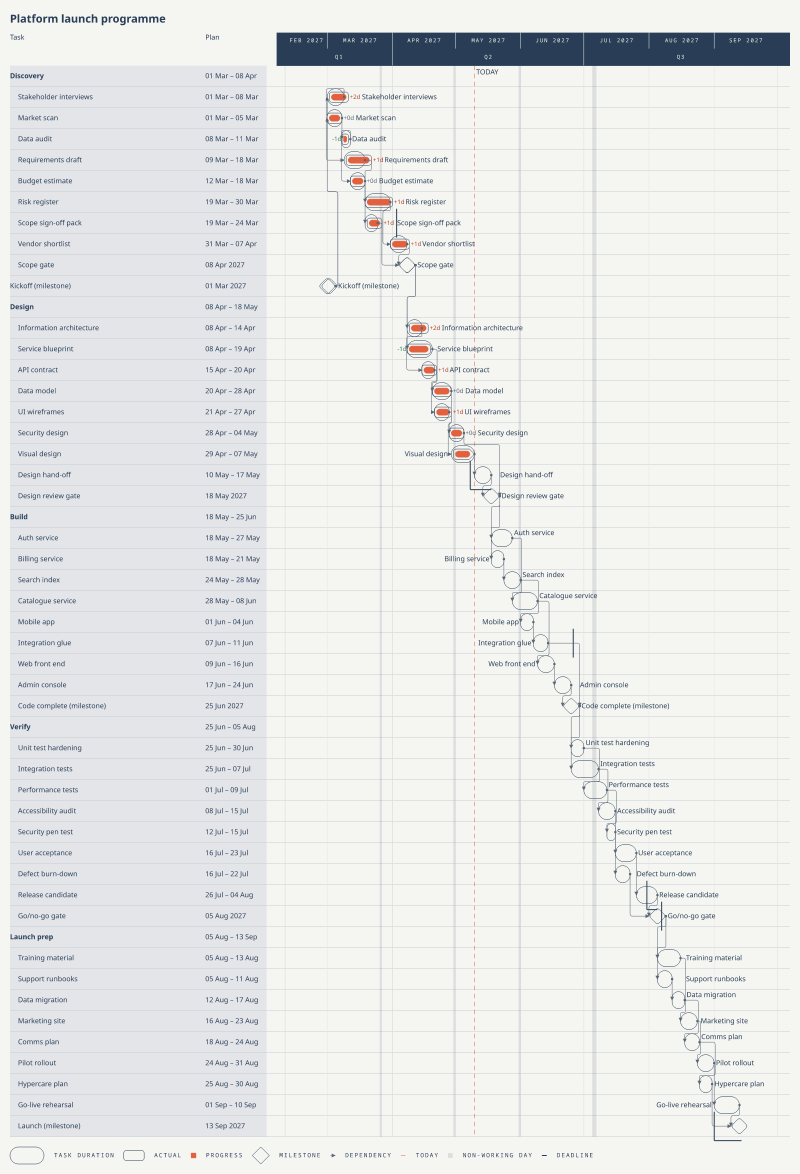
#> input picture trial-13/out_dl/chrona-default-draft.png, 1600 x 2348 px, given in place of chrona-default-draft.png.png, which was not available (shown at 1/2 size)
$ python dl_sheet.py out_dl/chrona-default-draft.png
#> lines starting #> are read from the running program, lines starting #| are printed output that depends on the picture
### trial-13/cvd.py
"""Machado et al. 2009 (severity 1.0) colour-vision-deficiency simulation, CIEDE2000, legend analysis."""
import json, re, sys, itertools
from pathlib import Path
import numpy as np
from PIL import Image

M = {
    "protan": np.array([[0.152286, 1.052583, -0.204868], [0.114503, 0.786281, 0.099216], [-0.003882, -0.048116, 1.051998]]),
    "deutan": np.array([[0.367322, 0.860646, -0.227968], [0.280085, 0.672501, 0.047413], [-0.011820, 0.042940, 0.968881]]),
    "tritan": np.array([[1.255528, -0.076749, -0.178779], [-0.078411, 0.930809, 0.147602], [0.004733, 0.691367, 0.303900]]),
}


def to_lin(c):
    c = np.asarray(c, dtype=float)
    return np.where(c <= 0.04045, c / 12.92, ((c + 0.055) / 1.055) ** 2.4)


def to_srgb(c):
    c = np.clip(c, 0, 1)
    return np.where(c <= 0.0031308, 12.92 * c, 1.055 * c ** (1 / 2.4) - 0.055)


def simulate_rgb(rgb01, kind):
    if kind == "normal":
        return rgb01
    lin = to_lin(rgb01)
    return to_srgb(lin @ M[kind].T)


def simulate_png(src, dst, kind):
#> called with kind = 'deutan'
    im = Image.open(src).convert("RGBA")
#> im is the input picture: PIL image 1600x2348 RGBA; mean R, G, B, A 231.9, 233, 232.4, 255
    a = np.asarray(im).astype(float) / 255.0
    rgb = simulate_rgb(a[..., :3], kind)
#> in to_lin, `return np.where(c <= 0.04045, c / 12.92, ((c + 0.055) / 1.055) ** 2.4)`:
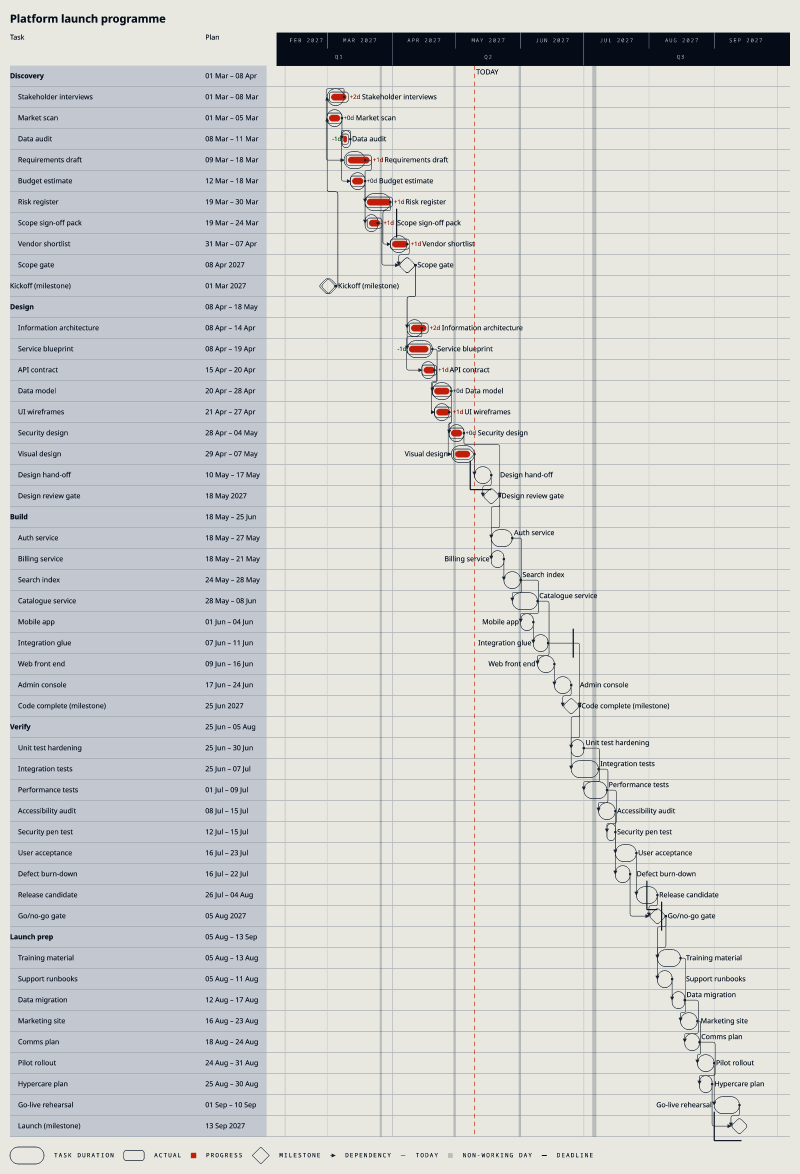
#> returned value: shape (2348, 1600, 3) float64 (shown at 1/2 size); mean of channels 0, 1, 2 0.829, 0.835, 0.825; drawn as R, G, B
    outa = np.concatenate([rgb, a[..., 3:]], axis=-1)
    Image.fromarray((outa * 255 + 0.5).astype(np.uint8), "RGBA").save(dst)


# [45 lines left out: functions rgb_to_lab, de2000, not called in this run]


def hex01(h):
    h = h.lstrip("#")
    return np.array([int(h[i:i + 2], 16) / 255 for i in (0, 2, 4)])


# [55 lines left out: functions legend_swatches, analyse, not called in this run]


# [12 lines that do not run on import are left out]

### trial-13/dl_sheet.py
"""Deadline review sheets from out_dl: 4 visions, crop around gate/deadline area (bottom rows) and one task deadline."""
import json, sys
from pathlib import Path
from PIL import Image, ImageDraw
from cvd import simulate_png

out = Path("out_dl")
(out / "sim").mkdir(exist_ok=True)
(out / "review").mkdir(exist_ok=True)
V = ("normal", "deutan", "protan", "tritan")
for pid in sys.argv[1:]:
    for v in V[1:]:
        simulate_png(out / f"{pid}.png", out / "sim" / f"{pid}.{v}.png", v)
#> (the run stopped early here; a loop or call above may not have finished)

$ run again, on trial-13/out_dl/executive-light.png
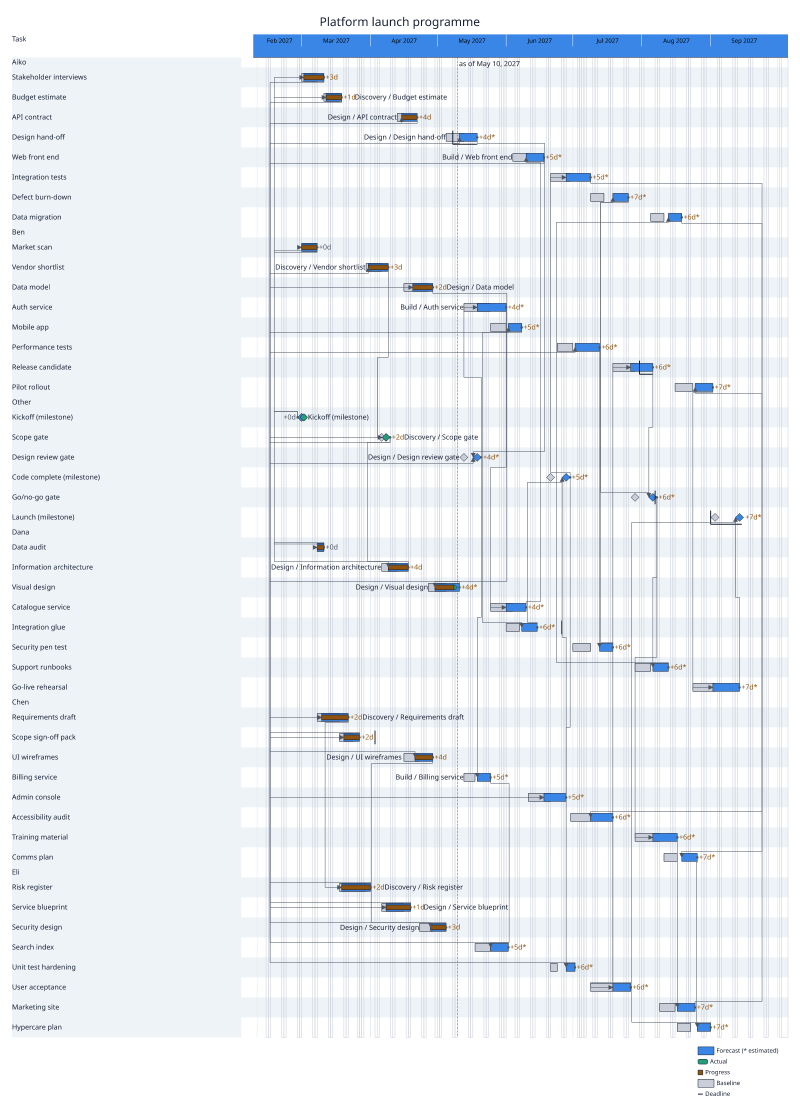
#> input picture trial-13/out_dl/executive-light.png, 1600 x 2218 px, given in place of executive-light.png.png, which was not available (shown at 1/2 size)
#> in simulate_png, im is the input picture: PIL image 1600x2218 RGBA; mean R, G, B, A 234.8, 239, 244.1, 255
#> in to_lin, `return np.where(c <= 0.04045, c / 12.92, ((c + 0.055) / 1.055) ** 2.4)`:
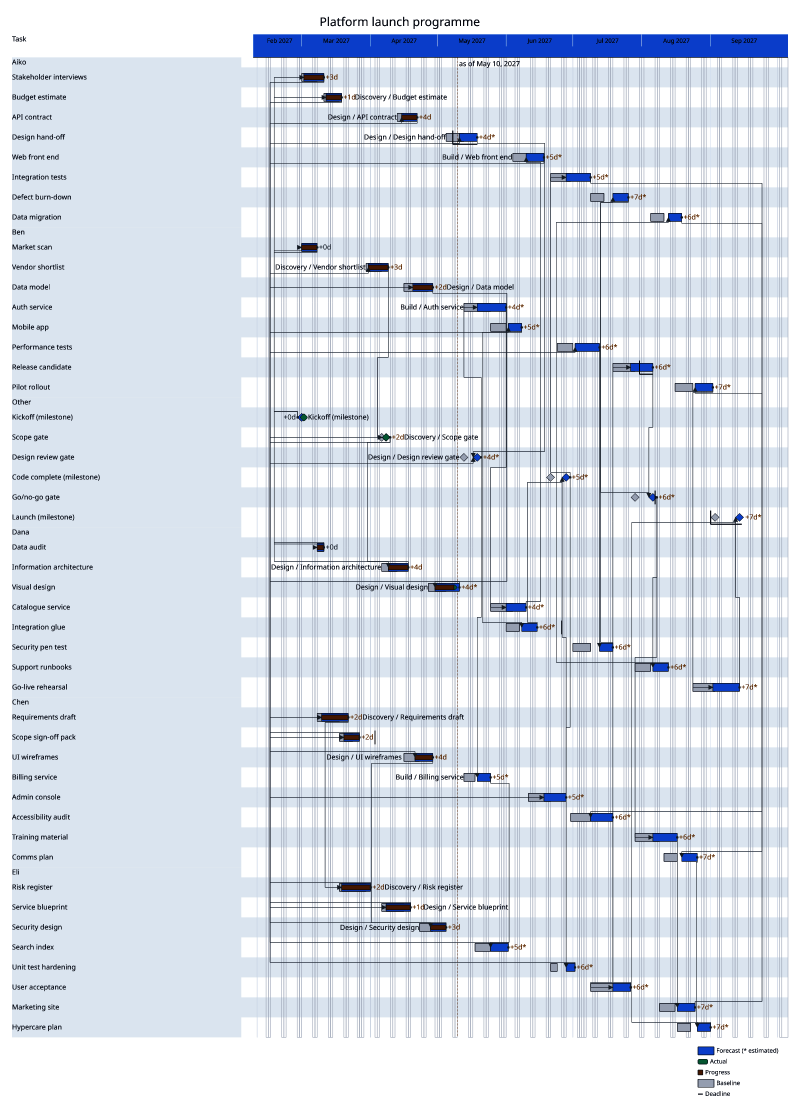
#> returned value: shape (2218, 1600, 3) float64 (shown at 1/2 size); mean of channels 0, 1, 2 0.856, 0.883, 0.919; drawn as R, G, B

$ run again, on trial-13/out_dl/mission-light.png
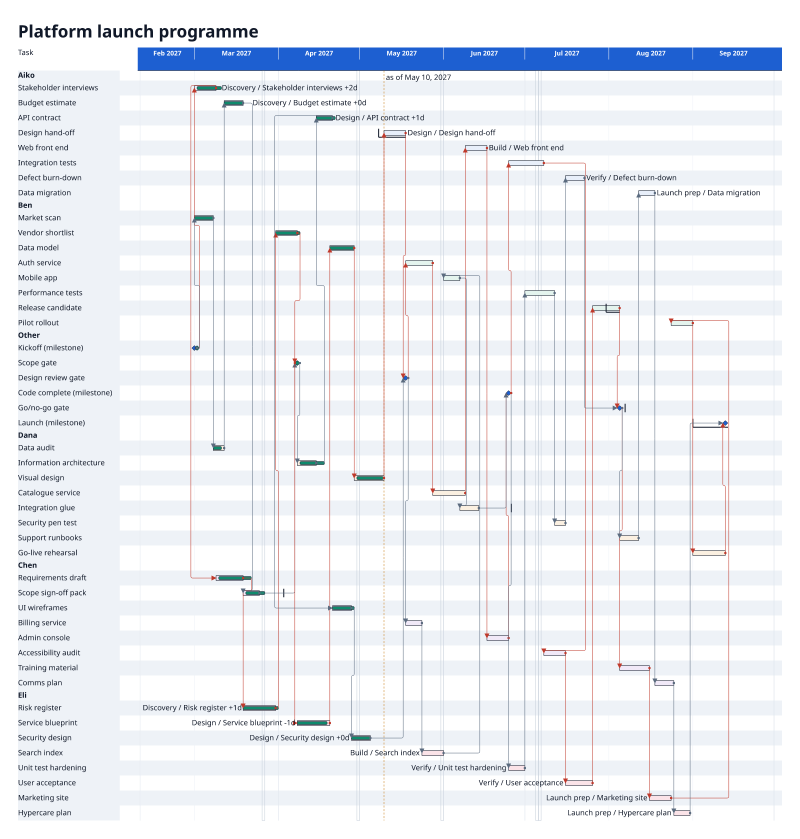
#> input picture trial-13/out_dl/mission-light.png, 1600 x 1678 px, given in place of mission-light.png.png, which was not available (shown at 1/2 size)
#> in simulate_png, im is the input picture: PIL image 1600x1678 RGBA; mean R, G, B, A 237.4, 240.1, 245, 255
#> in to_lin, `return np.where(c <= 0.04045, c / 12.92, ((c + 0.055) / 1.055) ** 2.4)`:
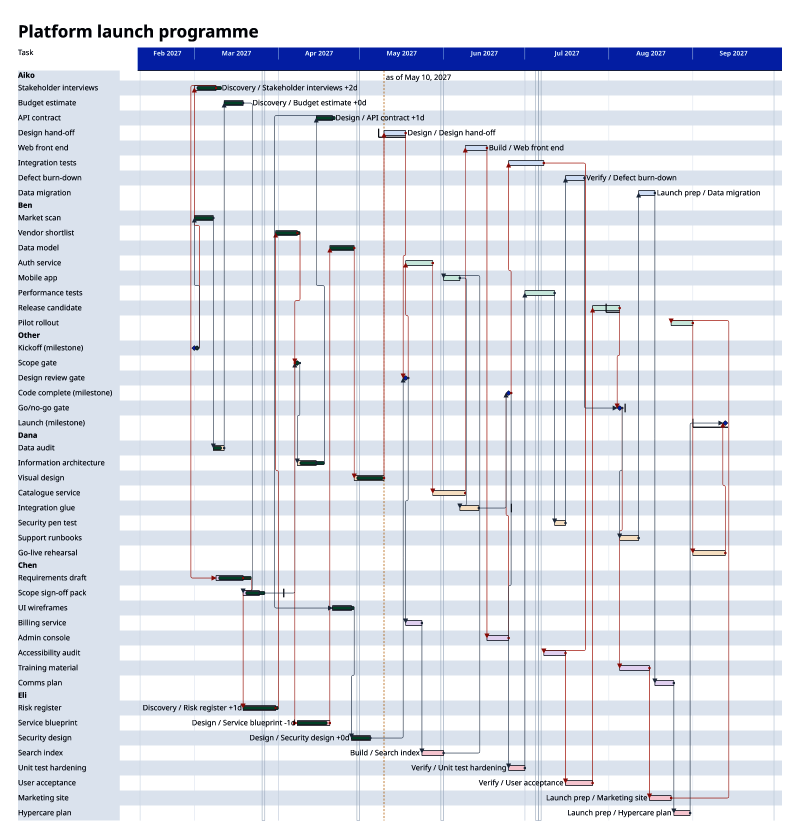
#> returned value: shape (1678, 1600, 3) float64 (shown at 1/2 size); mean of channels 0, 1, 2 0.885, 0.899, 0.929; drawn as R, G, B
#> in to_srgb, `return np.where(c <= 0.0031308, 12.92 * c, 1.055 * c ** (1 / 2.4) - 0...`:
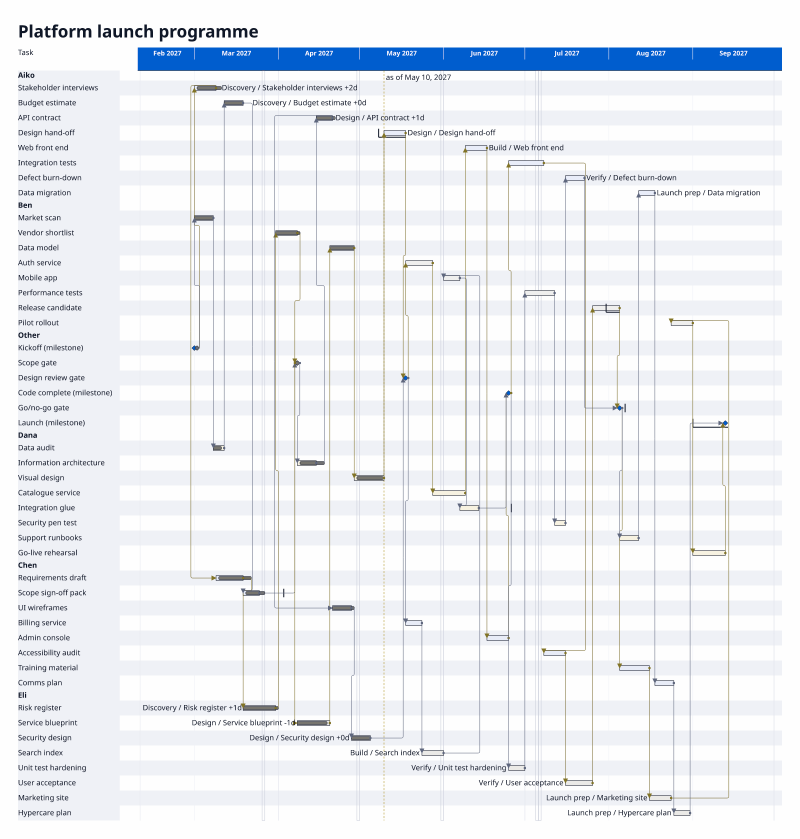
#> returned value: shape (1678, 1600, 3) float64 (shown at 1/2 size); mean of channels 0, 1, 2 0.93, 0.941, 0.96; drawn as R, G, B
